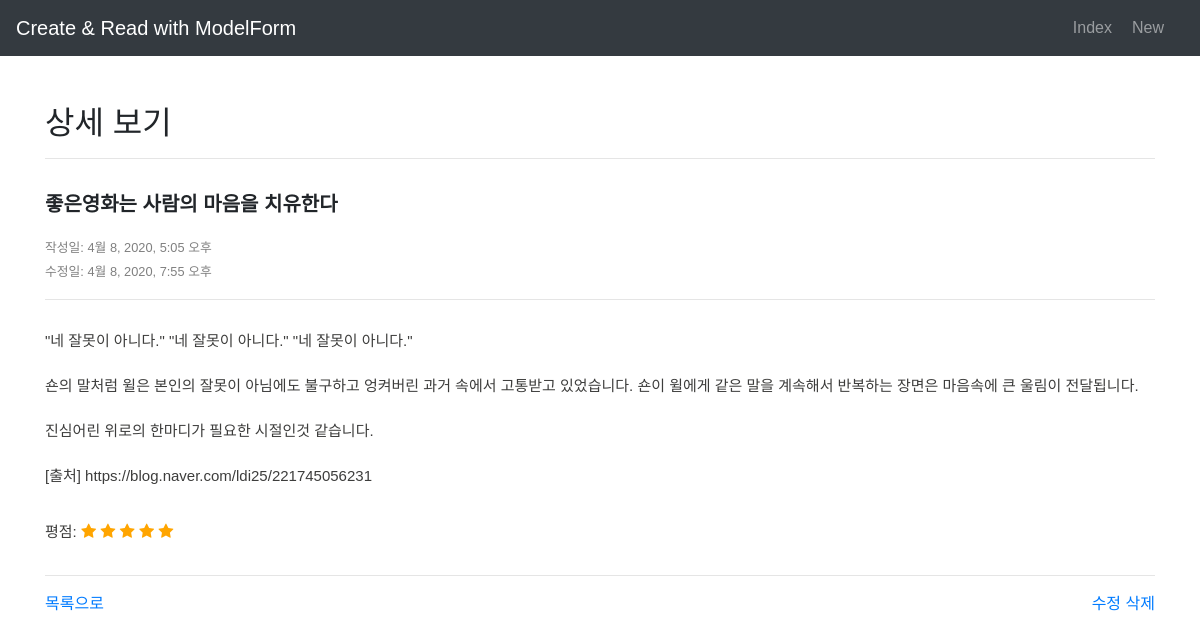
/community/6/, run on the app's committed database.
### community/models.py (models this page shows)
class Review(models.Model):
   title = models.CharField(max_length=100)
   movie_title = models.CharField(max_length=30)
   rank = models.IntegerField()
   content = models.TextField()
   created_at = models.DateTimeField(auto_now_add=True)
   updated_at = models.DateTimeField(auto_now=True)
   hits = models.IntegerField(default=0)

### community/views.py (the view)
# urls.py: path('<int:pk>/', views.detail, name='detail'),  # Detail
def detail(request, pk):
    review = get_object_or_404(Review, pk=pk)
    review.hits += 1
    review.save()
    return render(request, 'community/review_detail.html', {
        'review':review,
    })

### community/templates/community/review_detail.html
{% extends 'base.html' %}
{% load static %}
{% block body %}
    <div class='detail-header'>
        <p>{{ review.title }}</p>
        <small>작성일: {{ review.created_at }}</small><br>
        <small>수정일: {{ review.updated_at }}</small>
        <hr>
    </div>
    <div class='detail-content'>
        <p>{{ review.content|linebreaksbr }}</p>
        <div class='pt-3'>
            <p class=d-inline-block>평점: </p>
            {% with ''|center:review.rank as range %}
                {% for i in range %}
                    <span class="fa fa-star checked"></span>
                {% endfor %}
            {% endwith %}
        </div>
        <hr>
    </div>
    <div class='detail-footer'>
        <a href="{% url 'community:index' %}">목록으로</a>
        <div>
            <a href="{% url 'community:update' review.pk %}">수정</a>
            <a href="{% url 'community:delete' review.pk %}">삭제</a>
        </div>
    </div>
{% endblock %}

### static/css/community.css (style rules this page uses)
* { font-family: 'Noto Sans KR', sans-serif; }
.detail-header { margin-top: 30px; }
.detail-header p { font-weight: bold; font-size: 20px; }
.detail-header small { color: grey; }
.detail-content { margin-top: 30px; }
.detail-content p { color: #3d3d3c; font-size: 15px; }
.detail-footer { display: flex; justify-content: space-between; }
.checked { color: orange; }

### data on the page
Review: title "좋은영화는 사람의 마음을 치유한다", created_at "4월 8, 2020, 5:05 오후", updated_at "4월 8, 2020, 7:55 오후", content "\"네 잘못이 아니다.\" \"네 잘못이 아니다.\" \"네 잘못이 아니다.\" 숀의 말처럼 윌은 본인의 잘못이 아님에도 불구하고 엉켜버린 과거 속에서 고통받고 있었습니다. 숀이 윌에게 같은 말을 계속해서 반복하는 장면은 마음속에 큰 울림이 전달됩니다. 진심어린 위로의 한마디가 필요한 시절인것 같습니다. [출처] https://blog.naver.com/ldi25/221745056231", rank 5 (drawn)
